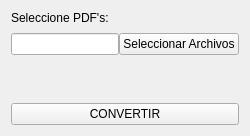
                   <widget class="QWidget" name="PdfImg_tab">
                    <attribute name="title">
                     <string>PDF a Imágen</string>
                    </attribute>
                    <layout class="QVBoxLayout" name="verticalLayout_22">
                     <item>
                      <widget class="QLabel" name="label_12">
                       <property name="text">
                        <string>Seleccione PDF's:</string>
                       </property>
                      </widget>
                     </item>
                     <item>
                      <layout class="QHBoxLayout" name="horizontalLayout_16">
                       <property name="spacing">
                        <number>0</number>
                       </property>
                       <property name="topMargin">
                        <number>2</number>
                       </property>
                       <property name="bottomMargin">
                        <number>2</number>
                       </property>
                       <item>
                        <widget class="QLineEdit" name="PdfImg_In"/>
                       </item>
                       <item>
                        <widget class="QPushButton" name="PdfImg_selFile">
                         <property name="text">
                          <string>Seleccionar Archivos</string>
                         </property>
                        </widget>
                       </item>
                      </layout>
                     </item>
                     <item>
                      <spacer name="verticalSpacer_11">
                       <property name="orientation">
                        <enum>Qt::Orientation::Vertical</enum>
                       </property>
                       <property name="sizeHint" stdset="0">
                        <size>
                         <width>20</width>
                         <height>40</height>
                        </size>
                       </property>
                      </spacer>
                     </item>
                     <item>
                      <widget class="QPushButton" name="PdfImg_Button">
                       <property name="text">
                        <string>CONVERTIR</string>
                       </property>
                      </widget>
                     </item>
                    </layout>
                   </widget>
